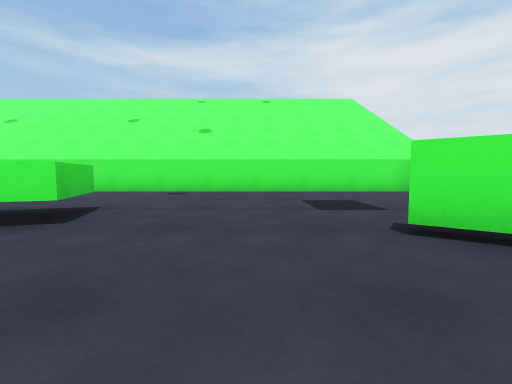
[1] (above)

19 first-person views from a walk through a scene from a Unity 3-D project. The camera is 0.51 m above the floor, tilts 4° down and sees 90° across. The floor is counted in squares, 1 m on a side. Each view is taken from the middle of a square. On the plan, view 1 faces up. The plan holds only what a view shows up to about 9 squares ahead; the rest is blank. The place goes on beyond the plan. The player character is not drawn. Surface patterns are stand-ins for the level's own textures.

[2]
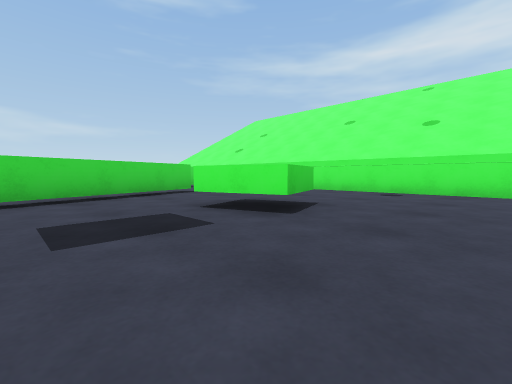

[3]
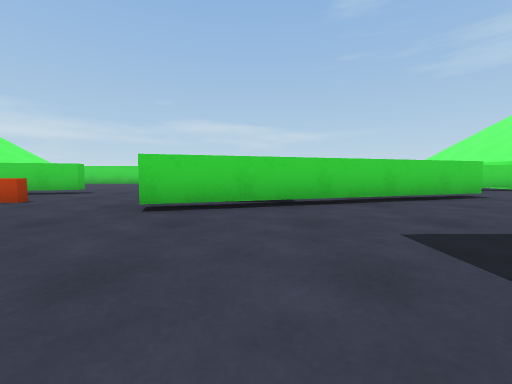

[4]
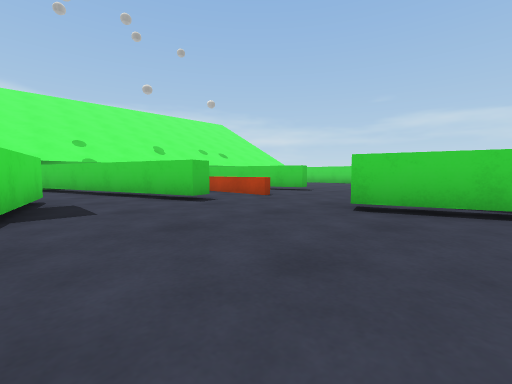

[5]
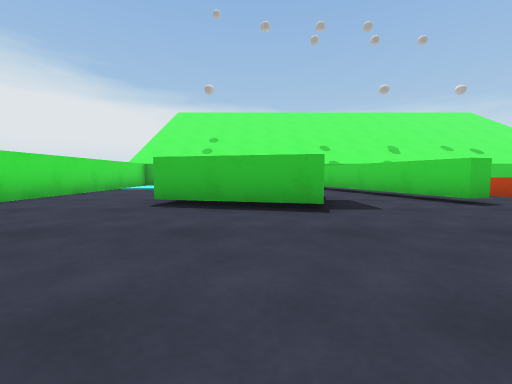

[6]
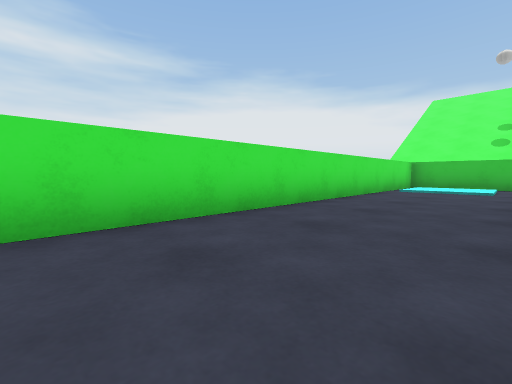

[7]
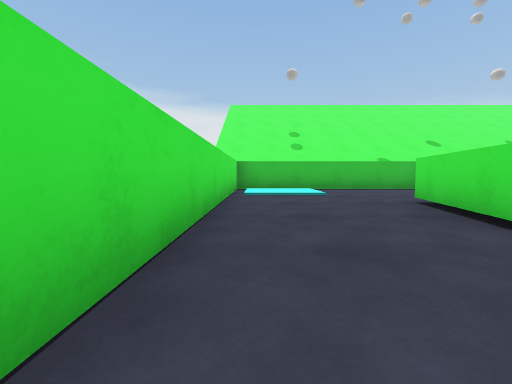

[8]
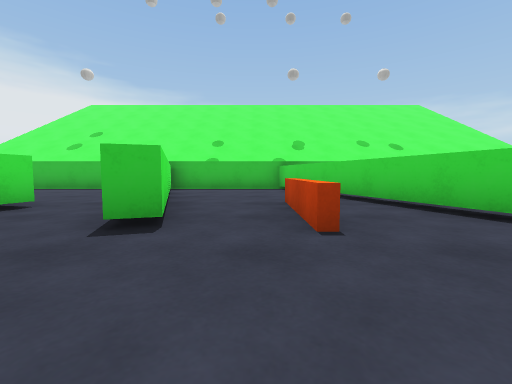

[9]
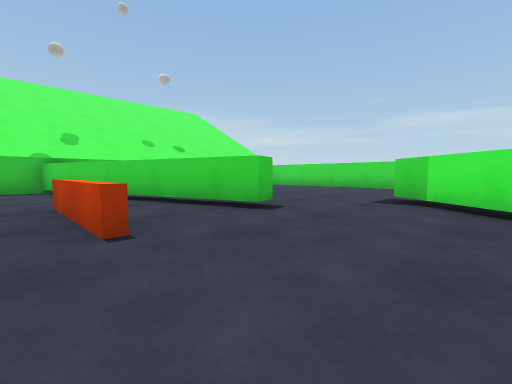

[10]
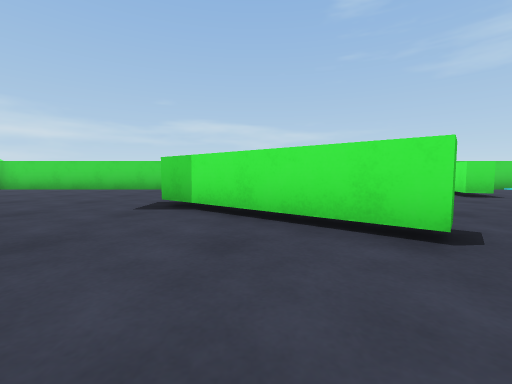

[11]
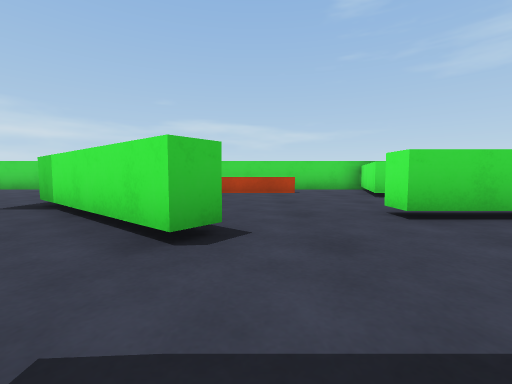

[12]
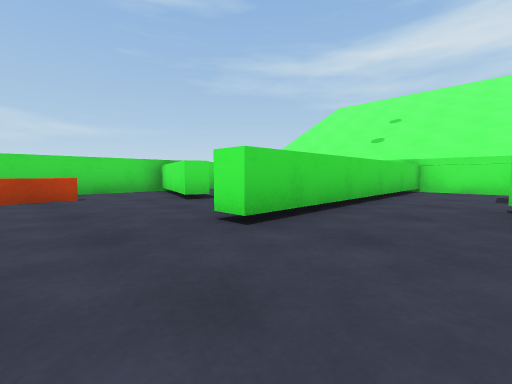

[13]
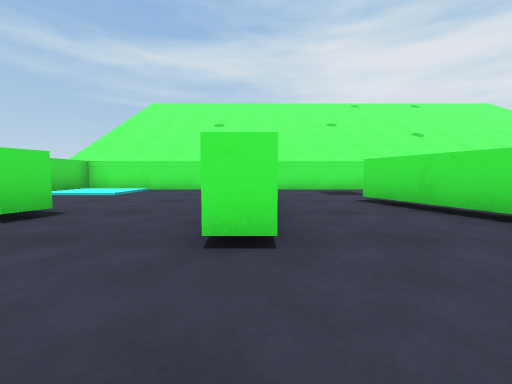

[14]
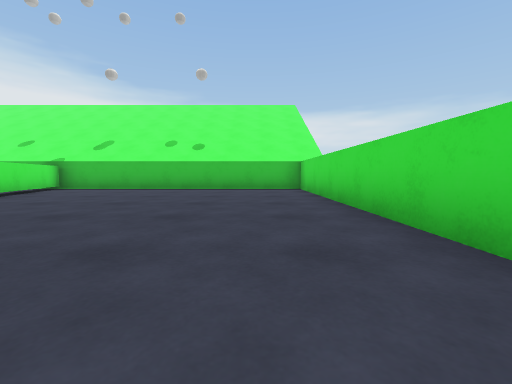

[15]
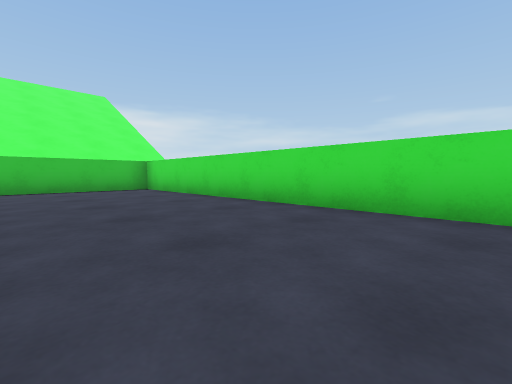

[16]
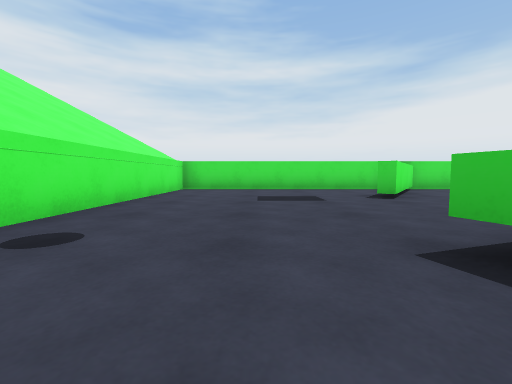

[17]
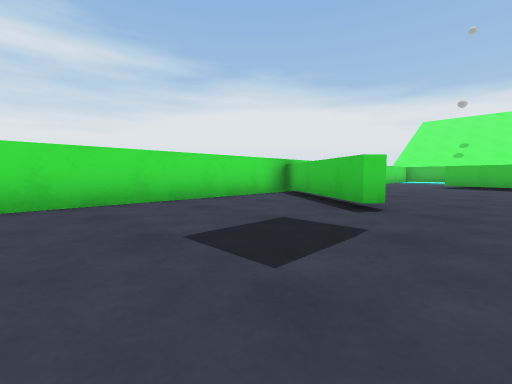

[18]
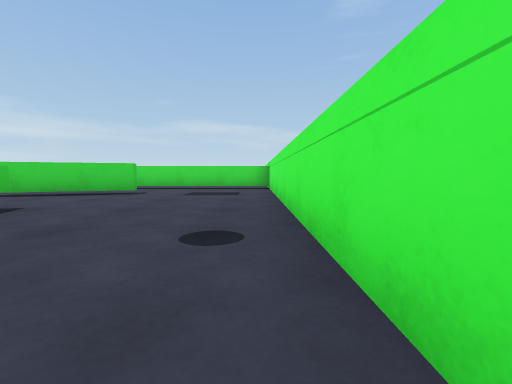

[19]
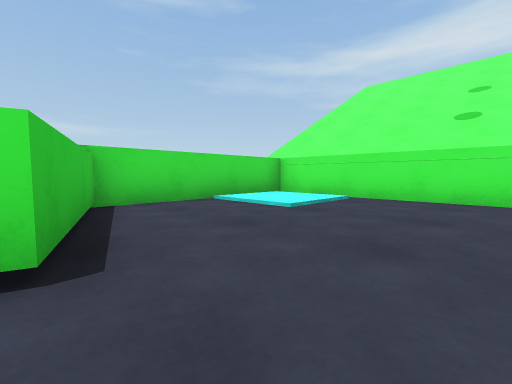

### Floor plan
Key: @ floor where view 1 was taken; # wall or solid block; . main floor; : floor 0.05 m higher than the main floor; = window, fence, low wall or low ledge; ^ raised ledge; T thing the floor can be seen under or through.
Columns run from 15 left of view 1 to 5 right of it. Each row starts with its distance up from view 1.
  8 #####################
  7 #::...#.............#
  6 #::...#.............#
  5 #.....#.............#
  4 #.....#.............#
  3 ###...#.TT.^^^......#
  2 #.##..#..T..^....##.#
  1 #.....#..T........###
  0 #.=......TT....@...##
 -1 # =.......T.........#
 -2 # =...##..T.........#
 -3 #.....#.............#
 -4 #....##.............#
 -5 #........=....^^^...#
 -6 #......#.=.##.^ ^...#
 -7 #......##=..#.^ ^...#
 -8 #.......#=..#.. ....#
 -9 #.......#...##......#
-10 #.......##...#......#
-11 #........#...#......#
-12 #####################

Positions as (right, up) in squares from view 1, and headings:
1: (0, 0), facing up
2: (0, 0), facing up-left
3: (-1, -1), facing left
4: (-1, -1), facing down-left
5: (0, -1), facing down
6: (2, -1), facing down-right
7: (4, -3), facing down
8: (-5, -3), facing down
9: (-5, -3), facing down-left
10: (-6, -3), facing left
11: (-6, -1), facing left
12: (-7, -1), facing up-left
13: (-9, -1), facing up
14: (-13, -3), facing down
15: (-11, -3), facing down-left
16: (-4, 5), facing right
17: (0, 6), facing down-right
18: (0, 7), facing left
19: (-10, 2), facing up-left
